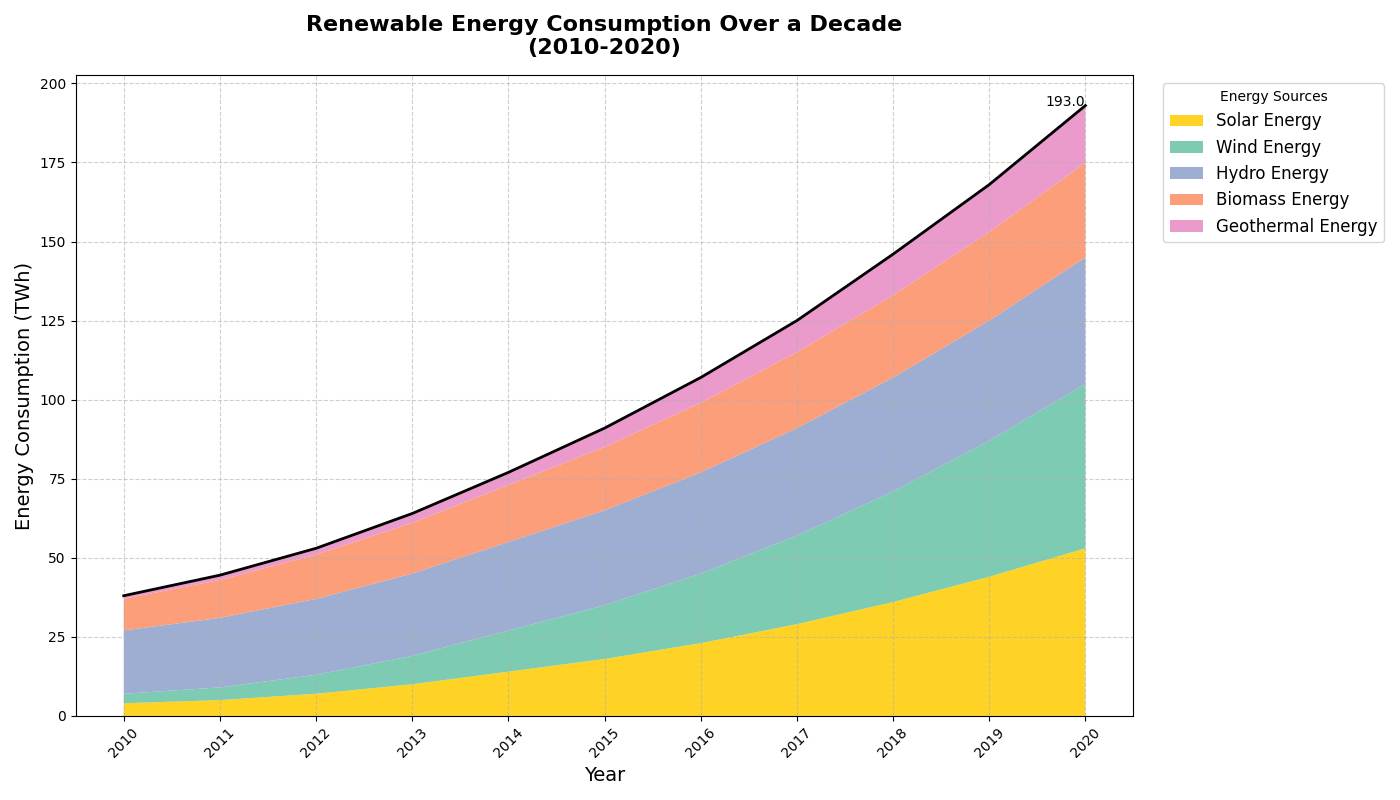

Source code (Python):
import matplotlib.pyplot as plt
import numpy as np

# Backstory:
# The chart depicts the evolution of Renewable Energy Consumption over a decade (2010-2020) in a fictional region,
# highlighting the adoption of Solar, Wind, Hydro, Biomass, and Geothermal energy sources.

# Years from 2010 to 2020
years = np.arange(2010, 2021)

# Data: Renewable energy consumption in terawatt-hours (TWh)
# Created to reflect a gradual increase in renewable energy adoption over the decade
solar_energy = [4, 5, 7, 10, 14, 18, 23, 29, 36, 44, 53]
wind_energy = [3, 4, 6, 9, 13, 17, 22, 28, 35, 43, 52]
hydro_energy = [20, 22, 24, 26, 28, 30, 32, 34, 36, 38, 40]
biomass_energy = [10, 12, 14, 16, 18, 20, 22, 24, 26, 28, 30]
geothermal_energy = [1, 1.5, 2, 3, 4, 6, 8, 10, 13, 15, 18]

# Combine energy consumption data
energy_consumption = np.vstack([solar_energy, wind_energy, hydro_energy, biomass_energy, geothermal_energy])

# Create the stacked area chart
fig, ax = plt.subplots(figsize=(14, 8))

# Plot the stacked area chart
ax.stackplot(years, energy_consumption, labels=[
    'Solar Energy', 'Wind Energy', 'Hydro Energy', 'Biomass Energy', 'Geothermal Energy'
], colors=['#ffcc00', '#66c2a5', '#8da0cb', '#fc8d62', '#e78ac3'], alpha=0.85)

# Title and labels
ax.set_title('Renewable Energy Consumption Over a Decade\n(2010-2020)', fontsize=16, fontweight='bold', pad=15)
ax.set_xlabel('Year', fontsize=14)
ax.set_ylabel('Energy Consumption (TWh)', fontsize=14)

# Legend positioned outside the plot
ax.legend(loc='upper left', bbox_to_anchor=(1.02, 1), title='Energy Sources', fontsize=12)

# Customizing the x-ticks
ax.set_xticks(np.arange(2010, 2021, 1))
ax.set_xticklabels([f"{year}" for year in np.arange(2010, 2021, 1)], rotation=45)

# Adding a secondary plot overlay: Total energy consumption as a line plot
total_energy_consumption = np.sum(energy_consumption, axis=0)
ax.plot(years, total_energy_consumption, color='black', linewidth=2, label='Total Renewable Energy')
ax.text(2020, total_energy_consumption[-1], f'{total_energy_consumption[-1]:.1f}', fontsize=10, color='black', ha='right')

# Grid for better readability
ax.grid(True, linestyle='--', alpha=0.6)

# Adjust layout to prevent overlap
plt.tight_layout()

# Display the plot
plt.show()
